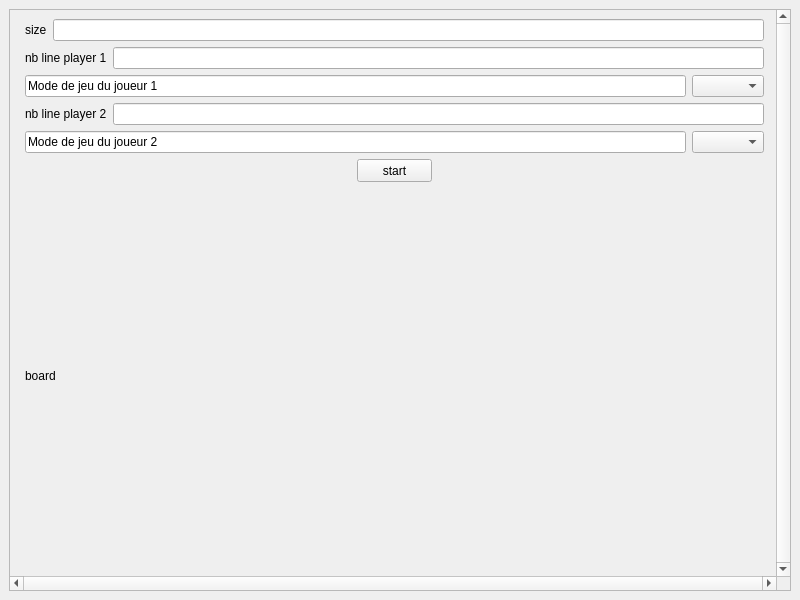
<?xml version="1.0" encoding="UTF-8"?>
<ui version="4.0">
 <class>MainWindow</class>
 <widget class="QMainWindow" name="MainWindow">
  <property name="geometry">
   <rect>
    <x>0</x>
    <y>0</y>
    <width>800</width>
    <height>600</height>
   </rect>
  </property>
  <property name="windowTitle">
   <string>MainWindow</string>
  </property>
  <widget class="QWidget" name="centralwidget">
   <layout class="QHBoxLayout" name="horizontalLayout_7">
    <item>
     <widget class="QScrollArea" name="scrollArea">
      <property name="verticalScrollBarPolicy">
       <enum>Qt::ScrollBarAlwaysOn</enum>
      </property>
      <property name="horizontalScrollBarPolicy">
       <enum>Qt::ScrollBarAlwaysOn</enum>
      </property>
      <property name="widgetResizable">
       <bool>false</bool>
      </property>
      <widget class="QWidget" name="scrollAreaWidgetContents_2">
       <property name="geometry">
        <rect>
         <x>0</x>
         <y>0</y>
         <width>763</width>
         <height>563</height>
        </rect>
       </property>
       <layout class="QHBoxLayout" name="horizontalLayout">
        <item>
         <layout class="QHBoxLayout" name="horizontalLayout_14">
          <item>
           <widget class="QFrame" name="border">
            <property name="enabled">
             <bool>true</bool>
            </property>
            <property name="sizePolicy">
             <sizepolicy hsizetype="Minimum" vsizetype="Minimum">
              <horstretch>0</horstretch>
              <verstretch>0</verstretch>
             </sizepolicy>
            </property>
            <property name="minimumSize">
             <size>
              <width>0</width>
              <height>0</height>
             </size>
            </property>
            <property name="maximumSize">
             <size>
              <width>1366</width>
              <height>768</height>
             </size>
            </property>
            <property name="sizeIncrement">
             <size>
              <width>1</width>
              <height>1</height>
             </size>
            </property>
            <property name="cursor">
             <cursorShape>OpenHandCursor</cursorShape>
            </property>
            <property name="frameShape">
             <enum>QFrame::NoFrame</enum>
            </property>
            <property name="frameShadow">
             <enum>QFrame::Plain</enum>
            </property>
            <property name="lineWidth">
             <number>3</number>
            </property>
            <property name="midLineWidth">
             <number>20</number>
            </property>
            <layout class="QHBoxLayout" name="horizontalLayout_8">
             <property name="spacing">
              <number>0</number>
             </property>
             <property name="sizeConstraint">
              <enum>QLayout::SetNoConstraint</enum>
             </property>
             <property name="leftMargin">
              <number>0</number>
             </property>
             <property name="topMargin">
              <number>0</number>
             </property>
             <property name="rightMargin">
              <number>0</number>
             </property>
             <property name="bottomMargin">
              <number>0</number>
             </property>
             <item>
              <layout class="QGridLayout" name="board_gl">
               <property name="sizeConstraint">
                <enum>QLayout::SetNoConstraint</enum>
               </property>
               <property name="leftMargin">
                <number>0</number>
               </property>
               <property name="topMargin">
                <number>0</number>
               </property>
               <property name="rightMargin">
                <number>0</number>
               </property>
               <property name="bottomMargin">
                <number>0</number>
               </property>
               <property name="spacing">
                <number>0</number>
               </property>
              </layout>
             </item>
            </layout>
           </widget>
          </item>
          <item>
           <layout class="QVBoxLayout" name="verticalLayout_2">
            <property name="sizeConstraint">
             <enum>QLayout::SetMinimumSize</enum>
            </property>
            <item>
             <layout class="QHBoxLayout" name="horizontalLayout_9">
              <item>
               <widget class="QLabel" name="size_l">
                <property name="text">
                 <string>size</string>
                </property>
               </widget>
              </item>
              <item>
               <widget class="QLineEdit" name="size_tb"/>
              </item>
             </layout>
            </item>
            <item>
             <layout class="QHBoxLayout" name="horizontalLayout_10">
              <item>
               <widget class="QLabel" name="nbLineP1_l">
                <property name="text">
                 <string>nb line player 1</string>
                </property>
               </widget>
              </item>
              <item>
               <widget class="QLineEdit" name="nbLineP1_tb"/>
              </item>
             </layout>
            </item>
            <item>
             <layout class="QHBoxLayout" name="horizontalLayout_11">
              <item>
               <widget class="QLineEdit" name="lineEdit_3">
                <property name="minimumSize">
                 <size>
                  <width>160</width>
                  <height>20</height>
                 </size>
                </property>
                <property name="text">
                 <string>Mode de jeu du joueur 1</string>
                </property>
                <property name="readOnly">
                 <bool>true</bool>
                </property>
               </widget>
              </item>
              <item>
               <widget class="QComboBox" name="modeP1_IA"/>
              </item>
             </layout>
            </item>
            <item>
             <layout class="QHBoxLayout" name="horizontalLayout_12">
              <item>
               <widget class="QLabel" name="nbLineP2_l">
                <property name="text">
                 <string>nb line player 2</string>
                </property>
               </widget>
              </item>
              <item>
               <widget class="QLineEdit" name="nbLineP2_tb"/>
              </item>
             </layout>
            </item>
            <item>
             <layout class="QHBoxLayout" name="horizontalLayout_13">
              <item>
               <widget class="QLineEdit" name="lineEdit_4">
                <property name="minimumSize">
                 <size>
                  <width>160</width>
                  <height>20</height>
                 </size>
                </property>
                <property name="text">
                 <string>Mode de jeu du joueur 2</string>
                </property>
                <property name="readOnly">
                 <bool>true</bool>
                </property>
               </widget>
              </item>
              <item>
               <widget class="QComboBox" name="modeP2_IA"/>
              </item>
             </layout>
            </item>
            <item>
             <layout class="QHBoxLayout" name="horizontalLayout_2">
              <item>
               <widget class="QPushButton" name="start">
                <property name="maximumSize">
                 <size>
                  <width>75</width>
                  <height>23</height>
                 </size>
                </property>
                <property name="text">
                 <string>start</string>
                </property>
               </widget>
              </item>
             </layout>
            </item>
            <item>
             <widget class="QLabel" name="board_l">
              <property name="maximumSize">
               <size>
                <width>16777215</width>
                <height>16777215</height>
               </size>
              </property>
              <property name="text">
               <string>board</string>
              </property>
             </widget>
            </item>
           </layout>
          </item>
         </layout>
        </item>
       </layout>
      </widget>
     </widget>
    </item>
   </layout>
  </widget>
 </widget>
 <resources/>
 <connections/>
</ui>
